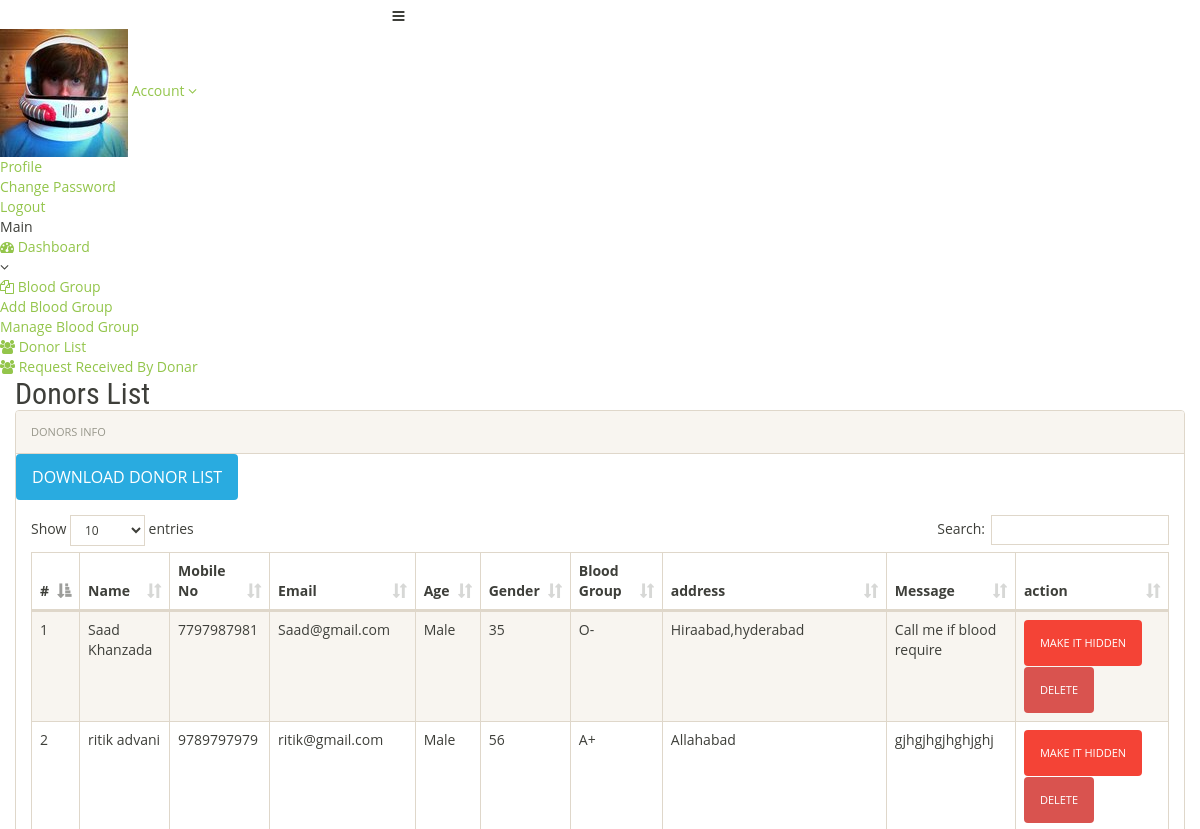
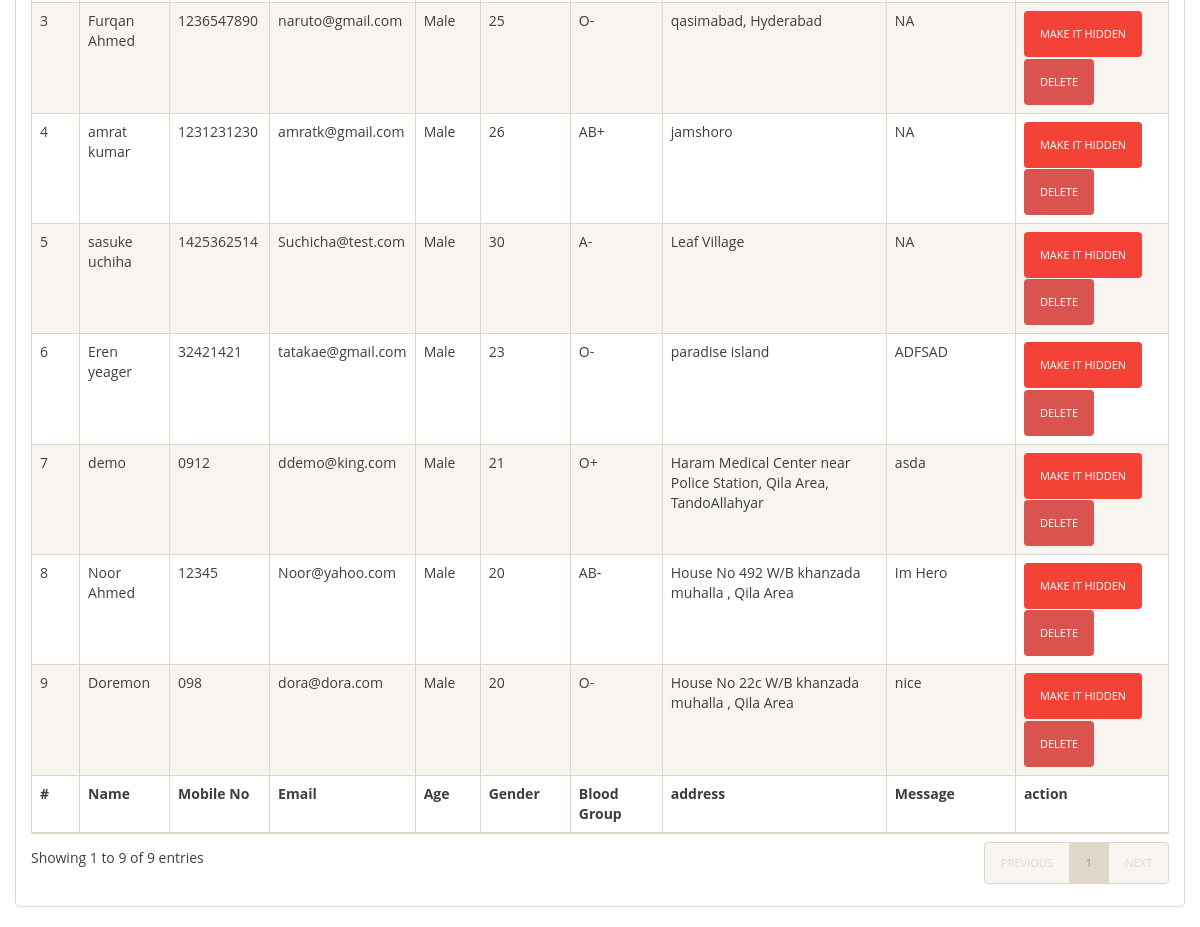
The page /admin/donor-list.php (signed in) on the database its author committed (2 pictures, top to bottom).
### tables this page shows
CREATE TABLE `tblblooddonars` (
  `id` int(11) NOT NULL,
  `FullName` varchar(100) DEFAULT NULL,
  `MobileNumber` char(11) DEFAULT NULL,
  `EmailId` varchar(100) DEFAULT NULL,
  `Gender` varchar(20) DEFAULT NULL,
  `Age` int(11) DEFAULT NULL,
  `BloodGroup` varchar(20) DEFAULT NULL,
  `Address` varchar(255) DEFAULT NULL,
  `Message` mediumtext DEFAULT NULL,
  `PostingDate` timestamp NOT NULL DEFAULT current_timestamp(),
  `status` int(1) DEFAULT NULL,
  `Password` varchar(250) DEFAULT NULL
);

### admin/donor-list.php (the view, shortened to what this page needs)
<?php
include('includes/config.php');
if(strlen($_SESSION['alogin'])==0)
	{
header('location:index.php');
}
else{
 ?>
<!doctype html>
<html lang="en" class="no-js">
<head>
	<link rel="stylesheet" href="css/font-awesome.min.css">
	<link rel="stylesheet" href="css/bootstrap.min.css">
	<link rel="stylesheet" href="css/dataTables.bootstrap.min.css">
	<link rel="stylesheet" href="css/bootstrap-social.css">
	<link rel="stylesheet" href="css/bootstrap-select.css">
	<link rel="stylesheet" href="css/fileinput.min.css">
	<link rel="stylesheet" href="css/awesome-bootstrap-checkbox.css">
	<link rel="stylesheet" href="css/style.css">
</head>
<body>
	<?php include('includes/header.php');?>
	<div class="ts-main-content">
		<?php include('includes/leftbar.php');?>
		<div class="content-wrapper">
			<div class="container-fluid">
				<div class="row">
					<div class="col-md-12">
						<h2 class="page-title">Donors List</h2>
						<div class="panel panel-default">
							<div class="panel-heading">Donors Info</div>
								<a href="download-records.php" style="font-size:16px;" class="btn btn-info">Download Donor List</a>
							<div class="panel-body">
								<table id="zctb" class="display table table-striped table-bordered table-hover" cellspacing="0" width="100%">
									<thead>
										<tr>
										<th>#</th>
											<th>Name</th>
											<th>Mobile No</th>
											<th>Email</th>
											<th>Age</th>
											<th>Gender</th>
											<th>Blood Group</th>
											<th>address</th>
											<th>Message </th>
											<th>action </th>
										</tr>
									</thead>
									<tfoot>
										<tr>
										<th>#</th>
										<th>Name</th>
											<th>Mobile No</th>
											<th>Email</th>
											<th>Age</th>
											<th>Gender</th>
											<th>Blood Group</th>
											<th>address</th>
											<th>Message </th>
											<th>action </th>
										</tr>
									</tfoot>
									<tbody>
<?php $sql = "SELECT * from  tblblooddonars ";
$query = $dbh -> prepare($sql);
$query->execute();
$results=$query->fetchAll(PDO::FETCH_OBJ);
$cnt=1;
if($query->rowCount() > 0)
{
foreach($results as $result)
{				?>
										<tr>
											<td><?php echo htmlentities($cnt);?></td>
											<td><?php echo htmlentities($result->FullName);?></td>
											<td><?php echo htmlentities($result->MobileNumber);?></td>
											<td><?php echo htmlentities($result->EmailId);?></td>
											<td><?php echo htmlentities($result->Gender);?></td>
											<td><?php echo htmlentities($result->Age);?></td>
											<td><?php echo htmlentities($result->BloodGroup);?></td>
											<td><?php echo htmlentities($result->Address);?></td>
											<td><?php echo htmlentities($result->Message);?></td>
										<td>
<?php if($result->status==1)
{?>
<a href="donor-list.php?hidden=<?php echo htmlentities($result->id);?>" onclick="return confirm('Do you really want to hiidden this detail')" class="btn btn-primary"> Make it Hidden</a>
<?php } else {?>
<a href="donor-list.php?public=<?php echo htmlentities($result->id);?>" onclick="return confirm('Do you really want to Public this detail')" class="btn btn-primary"> Make it Public</a>
<?php } ?>
<a href="donor-list.php?del=<?php echo htmlentities($result->id);?>" onclick="return confirm('Do you really want to delete this record')" class="btn btn-danger" style="margin-top:1%;"> Delete</a>
</td>
										</tr>
										<?php $cnt=$cnt+1; }} ?>
									</tbody>
								</table>
							</div>
						</div>
					</div>
				</div>
			</div>
		</div>
	</div>
</body>
</html>
<?php } ?>

### css/style.css (style rules this page uses)
body { padding: 0; margin: 0; background: #FFF; font-family: 'Open Sans', sans-serif; }
body a { transition: 0.5s all; -webkit-transition: 0.5s all; -moz-transition: 0.5s all; -o-transition: 0.5s all; -ms-transition: 0.5s all; text-decoration: none; }
h1, h2, h3, h4, h5, h6 { margin: 0; padding: 0; font-family: 'Roboto Condensed', sans-serif; }
.btn-primary { color: #fff !important; background-color: #F44336 !important; border-color: #F44336 !important; }

### rows shown on the page
tblblooddonars: FullName "Saad Khanzada", MobileNumber "7797987981", EmailId "Saad@gmail.com", Gender "Male", Age "35", BloodGroup "O-", Address "Hiraabad,hyderabad", Message "Call me if blood require"
tblblooddonars: FullName "ritik advani", MobileNumber "9789797979", EmailId "ritik@gmail.com", Gender "Male", Age "56", BloodGroup "A+", Address "Allahabad", Message "gjhgjhgjhghjghj"
tblblooddonars: FullName "Furqan Ahmed", MobileNumber "1236547890", EmailId "naruto@gmail.com", Gender "Male", Age "25", BloodGroup "O-", Address "qasimabad, Hyderabad", Message "NA"
tblblooddonars: FullName "amrat kumar", MobileNumber "1231231230", EmailId "amratk@gmail.com", Gender "Male", Age "26", BloodGroup "AB+", Address "jamshoro", Message "NA"
tblblooddonars: FullName "sasuke uchiha", MobileNumber "1425362514", EmailId "Suchicha@test.com", Gender "Male", Age "30", BloodGroup "A-", Address "Leaf Village", Message "NA"
tblblooddonars: FullName "Eren yeager", MobileNumber "32421421", EmailId "tatakae@gmail.com", Gender "Male", Age "23", BloodGroup "O-", Address "paradise island", Message "ADFSAD"
tblblooddonars: FullName "demo", MobileNumber "0912", EmailId "ddemo@king.com", Gender "Male", Age "21", BloodGroup "O+", Address "Haram Medical Center near Police Station, Qila Area, TandoAllahyar", Message "asda"
tblblooddonars: FullName "Noor Ahmed", MobileNumber "12345", EmailId "Noor@yahoo.com", Gender "Male", Age "20", BloodGroup "AB-", Address "House No 492 W/B khanzada muhalla , Qila Area", Message "Im Hero"
tblblooddonars: FullName "Doremon", MobileNumber "098", EmailId "dora@dora.com", Gender "Male", Age "20", BloodGroup "O-", Address "House No 22c W/B khanzada muhalla , Qila Area", Message "nice"
